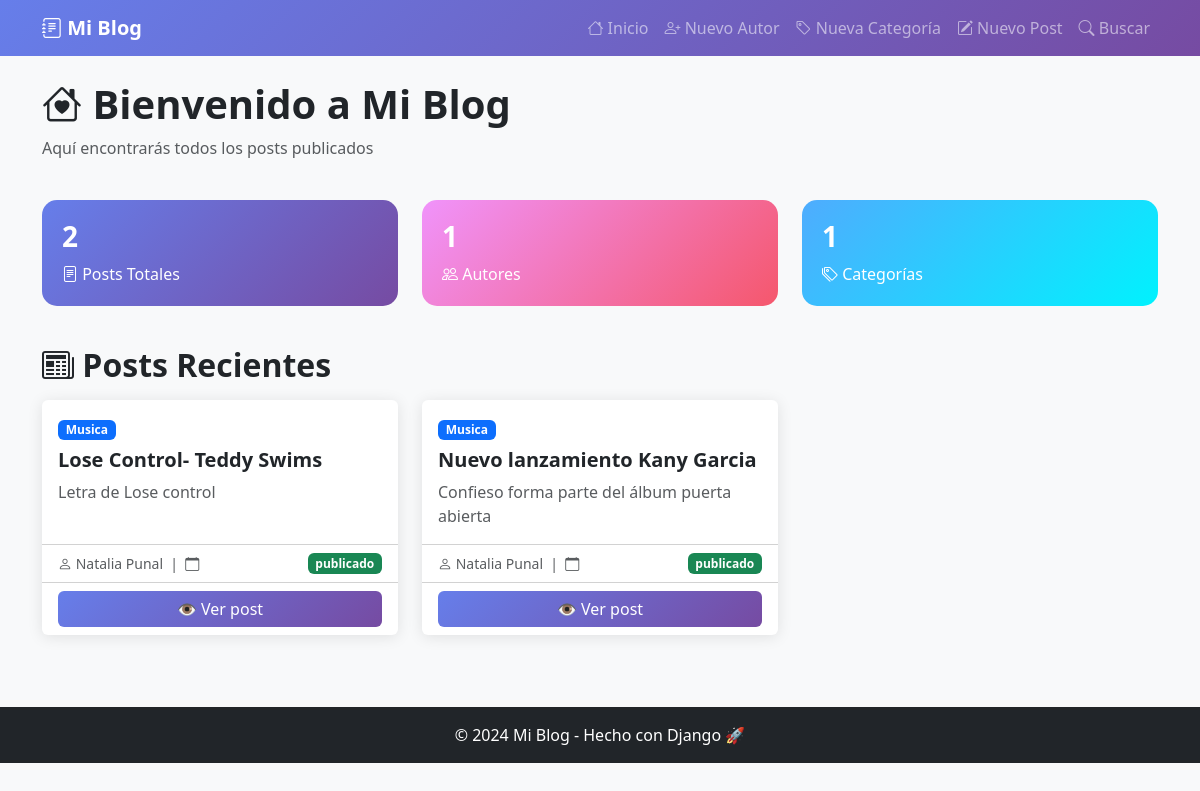
The page / on the database its author committed.
### blog/models.py (models this page shows, shortened)
class Post(models.Model):
    ESTADO_CHOICES = [
        ('borrador', 'Borrador'),
        ('publicado', 'Publicado'),
    ]
    titulo = models.CharField(max_length=200)
    contenido = models.TextField()
    resumen = models.CharField(max_length=300, blank=True)
    autor = models.ForeignKey(
        Autor,
        on_delete=models.CASCADE,
        related_name='posts'
    )
    categoria = models.ForeignKey(
        Categoria,
        on_delete=models.SET_NULL,
        null=True,
        blank=True,
        related_name='posts'
    )
    estado = models.CharField(
        max_length=10,
        choices=ESTADO_CHOICES,
        default='borrador'
    )
    fecha_creacion = models.DateTimeField(auto_now_add=True)
    fecha_actualizacion = models.DateTimeField(auto_now=True)
    class Meta:
        verbose_name = "Post"
        verbose_name_plural = "Posts"
        ordering = ['-fecha_creacion']

class Categoria(models.Model):
    nombre = models.CharField(max_length=80, unique=True)
    descripcion = models.TextField(blank=True)
    slug = models.SlugField(unique=True)
    def __str__(self):
        return self.nombre
    class Meta:
        verbose_name = "Categoría"
        verbose_name_plural = "Categorías"
        ordering = ['nombre']

class Autor(models.Model):
    nombre = models.CharField(max_length=100)
    apellido = models.CharField(max_length=100)
    email = models.EmailField(unique=True)
    bio = models.TextField(blank=True)
    fecha_registro = models.DateTimeField(auto_now_add=True)
    def __str__(self):
        return f"{self.nombre} {self.apellido}"
    class Meta:
        verbose_name = "Autor"
        verbose_name_plural = "Autores"
        ordering = ['nombre']

### blog/views.py (the view)
# urls.py: path('', views.home, name='home'),
def home(request):
    posts = Post.objects.filter(estado='publicado')
    total_posts = Post.objects.count()
    total_autores = Autor.objects.count()
    total_categorias = Categoria.objects.count()
    context = {
        'posts': posts,
        'total_posts': total_posts,
        'total_autores': total_autores,
        'total_categorias': total_categorias,
    }
    return render(request, 'blog/home.html', context)

### blog/templates/blog/home.html (shortened to what this page needs)
{% extends 'blog/base.html' %}
{% block content %}
<div class="row mb-4">
    <div class="col-12">
        <h1 class="fw-bold">
            <i class="bi bi-house-heart"></i> Bienvenido a Mi Blog
        </h1>
        <p class="text-muted">Aquí encontrarás todos los posts publicados</p>
    </div>
</div>
<div class="row mb-4">
    <div class="col-md-4 mb-3">
        <div class="stat-card" style="background: linear-gradient(135deg, #667eea, #764ba2);">
            <h3 class="fw-bold">{{ total_posts }}</h3>
            <p class="mb-0"><i class="bi bi-file-text"></i> Posts Totales</p>
        </div>
    </div>
    <div class="col-md-4 mb-3">
        <div class="stat-card" style="background: linear-gradient(135deg, #f093fb, #f5576c);">
            <h3 class="fw-bold">{{ total_autores }}</h3>
            <p class="mb-0"><i class="bi bi-people"></i> Autores</p>
        </div>
    </div>
    <div class="col-md-4 mb-3">
        <div class="stat-card" style="background: linear-gradient(135deg, #4facfe, #00f2fe);">
            <h3 class="fw-bold">{{ total_categorias }}</h3>
            <p class="mb-0"><i class="bi bi-tags"></i> Categorías</p>
        </div>
    </div>
</div>
<div class="row">
    <div class="col-12">
        <h2 class="fw-bold mb-3">
            <i class="bi bi-newspaper"></i> Posts Recientes
        </h2>
    </div>
    {% if posts %}
        {% for post in posts %}
        <div class="col-md-6 col-lg-4 mb-4">
            <div class="card h-100">
                <div class="card-body">
                    <span class="badge bg-primary mb-2">{{ post.categoria }}</span>
                    <h5 class="card-title fw-bold">{{ post.titulo }}</h5>
                    <p class="card-text text-muted">{{ post.resumen }}</p>
                </div>
                <div class="card-footer bg-transparent d-flex justify-content-between align-items-center">
                    <small class="text-muted">
                        <i class="bi bi-person"></i> {{ post.autor }}
                        &nbsp;|&nbsp;
                        <i class="bi bi-calendar"></i> {{ post.fecha_publicacion|date:"d/m/Y" }}
                    </small>
                    <span class="badge
                        {% if post.estado == 'publicado' %}bg-success
                        {% elif post.estado == 'borrador' %}bg-warning
                        {% else %}bg-secondary{% endif %}">
                        {{ post.estado }}
                    </span>
                </div>
                <div class="card-footer bg-transparent">
                    <a href="{% url 'detalle_post' post.pk %}" class="btn btn-primary w-100">
                        👁️ Ver post
                    </a>
                </div>
            </div>
        </div>
        {% endfor %}
    {% endif %}
</div>
{% endblock %}

### blog/templates/blog/base.html (shortened to what this page needs)
<!DOCTYPE html>
<html lang="es">
<head>
    <link href="https://cdn.jsdelivr.net/npm/bootstrap@5.3.0/dist/css/bootstrap.min.css" rel="stylesheet">
    <link href="https://cdn.jsdelivr.net/npm/bootstrap-icons@1.10.0/font/bootstrap-icons.css" rel="stylesheet">
</head>
<body>
    <nav class="navbar navbar-expand-lg navbar-dark">
        <div class="container">
            <a class="navbar-brand fw-bold" href="{% url 'home' %}">
                <i class="bi bi-journal-text"></i> Mi Blog
            </a>
            <div class="collapse navbar-collapse" id="navbarNav">
                <ul class="navbar-nav ms-auto">
                    <li class="nav-item">
                        <a class="nav-link" href="{% url 'home' %}">
                            <i class="bi bi-house"></i> Inicio
                        </a>
                    </li>
                    <li class="nav-item">
                        <a class="nav-link" href="{% url 'crear_autor' %}">
                            <i class="bi bi-person-plus"></i> Nuevo Autor
                        </a>
                    </li>
                    <li class="nav-item">
                        <a class="nav-link" href="{% url 'crear_categoria' %}">
                            <i class="bi bi-tag"></i> Nueva Categoría
                        </a>
                    </li>
                    <li class="nav-item">
                        <a class="nav-link" href="{% url 'crear_post' %}">
                            <i class="bi bi-pencil-square"></i> Nuevo Post
                        </a>
                    </li>
                    <li class="nav-item">
                        <a class="nav-link" href="{% url 'buscar_posts' %}">
                            <i class="bi bi-search"></i> Buscar
                        </a>
                    </li>
                </ul>
            </div>
        </div>
    </nav>
    <div class="container mt-4">
        {% block content %}{% endblock %}
    </div>
    <footer class="bg-dark text-white text-center py-3 mt-5">
        <p class="mb-0">© 2024 Mi Blog - Hecho con Django 🚀</p>
    </footer>
</body>
</html>

### blog/templates/blog/base.html (style rules this page uses)
body { background-color: #f8f9fa; }
.navbar { background: linear-gradient(135deg, #667eea 0%, #764ba2 100%); }
.card { border: none; box-shadow: 0 2px 15px rgba(0,0,0,0.1); transition: transform 0.2s; }
.btn-primary { background: linear-gradient(135deg, #667eea 0%, #764ba2 100%); border: none; }
.stat-card { border-radius: 15px; color: white; padding: 20px; }

### rows shown on the page
Post: categoria "Musica", titulo "Lose Control- Teddy Swims", resumen "Letra de Lose control", autor "Natalia Punal", estado "publicado"
Post: categoria "Musica", titulo "Nuevo lanzamiento Kany Garcia", resumen "Confieso forma parte del álbum puerta abierta", autor "Natalia Punal", estado "publicado"

### other values the page prints
{{ total_posts }} "2"
{{ total_autores }} "1"
{{ total_categorias }} "1"
